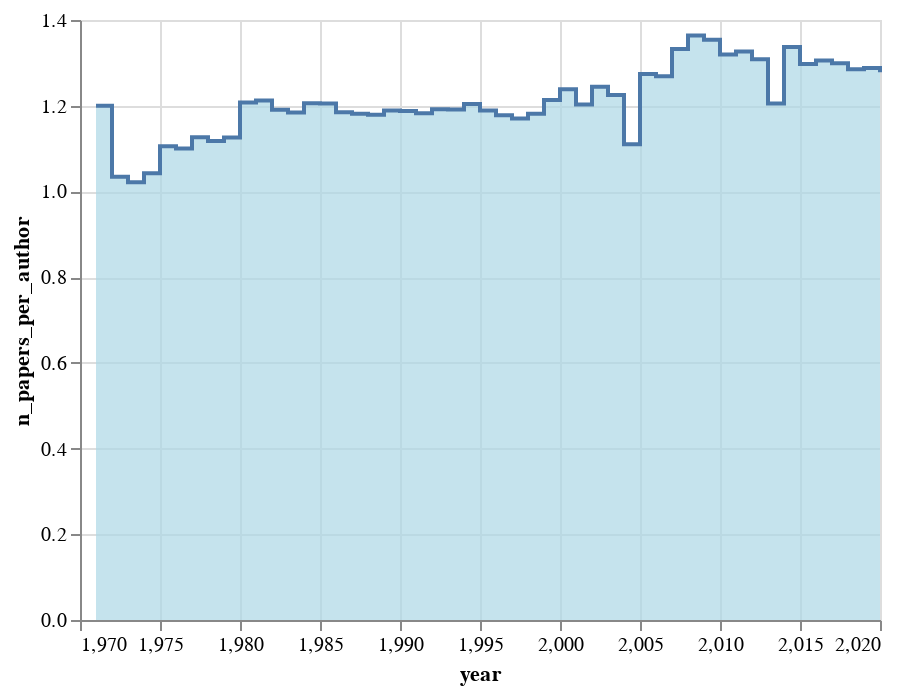

Notebook cell for this chart:
### Code cell
alt.Chart(df_summary).mark_area(
    color="lightblue",
    interpolate='step-after',
    line=True
).encode(
    x='year',
    y='n_papers_per_author'
)

### Figure 1 — Vega-Lite specification as saved in the notebook (floating-point values rounded to 4 significant figures)
{"config": {"view": {"continuousWidth": 400, "continuousHeight": 300}}, "data": {"name": "data-db74778010134993643cce71a89b72e6"}, "mark": {"type": "area", "color": "lightblue", "interpolate": "step-after", "line": true}, "encoding": {"x": {"type": "quantitative", "field": "year"}, "y": {"type": "quantitative", "field": "n_papers_per_author"}}, "$schema": "https://vega.github.io/schema/vega-lite/v4.8.1.json", "datasets": {"data-db74778010134993643cce71a89b72e6": [{"year": 1971, "n_authors": 35, "n_papers": 28, "n_authors_per_paper": 1.5, "n_papers_per_author": 1.2, "n_collabs": 13, "n_isolates": 12, "mean_collabs": 0.7429, "largest_component": 0.1143}, {"year": 1972, "n_authors": 58, "n_papers": 42, "n_authors_per_paper": 1.429, "n_papers_per_author": 1.034, "n_collabs": 18, "n_isolates": 22, "mean_collabs": 0.6207, "largest_component": 0.03448}, {"year": 1973, "n_authors": 47, "n_papers": 36, "n_authors_per_paper": 1.333, "n_papers_per_author": 1.021, "n_collabs": 12, "n_isolates": 23, "mean_collabs": 0.5106, "largest_component": 0.04255}, {"year": 1974, "n_authors": 47, "n_papers": 34, "n_authors_per_paper": 1.441, "n_papers_per_author": 1.043, "n_collabs": 15, "n_isolates": 17, "mean_collabs": 0.6383, "largest_component": 0.04255}, {"year": 1975, "n_authors": 161, "n_papers": 131, "n_authors_per_paper": 1.359, "n_papers_per_author": 1.106, "n_collabs": 44, "n_isolates": 74, "mean_collabs": 0.5466, "largest_component": 0.01863}, {"year": 1976, "n_authors": 120, "n_papers": 96, "n_authors_per_paper": 1.375, "n_papers_per_author": 1.1, "n_collabs": 35, "n_isolates": 54, "mean_collabs": 0.5833, "largest_component": 0.03333}, {"year": 1977, "n_authors": 103, "n_papers": 81, "n_authors_per_paper": 1.432, "n_papers_per_author": 1.126, "n_collabs": 34, "n_isolates": 38, "mean_collabs": 0.6602, "largest_component": 0.02913}, {"year": 1978, "n_authors": 34, "n_papers": 28, "n_authors_per_paper": 1.357, "n_papers_per_author": 1.118, "n_collabs": 10, "n_isolates": 14, "mean_collabs": 0.5882, "largest_component": 0.05882}, {"year": 1979, "n_authors": 8860, "n_papers": 7996, "n_authors_per_paper": 1.248, "n_papers_per_author": 1.126, "n_collabs": 1914, "n_isolates": 5197, "mean_collabs": 0.4321, "largest_component": 0.0006772}, {"year": 1980, "n_authors": 15717, "n_papers": 15008, "n_authors_per_paper": 1.265, "n_papers_per_author": 1.208, "n_collabs": 3797, "n_isolates": 8707, "mean_collabs": 0.4832, "largest_component": 0.000509}, {"year": 1981, "n_authors": 15820, "n_papers": 15090, "n_authors_per_paper": 1.271, "n_papers_per_author": 1.212, "n_collabs": 3909, "n_isolates": 8603, "mean_collabs": 0.4942, "largest_component": 0.0006321}, {"year": 1982, "n_authors": 13248, "n_papers": 12408, "n_authors_per_paper": 1.271, "n_papers_per_author": 1.191, "n_collabs": 3231, "n_isolates": 7205, "mean_collabs": 0.4878, "largest_component": 0.0006793}, {"year": 1983, "n_authors": 14570, "n_papers": 13565, "n_authors_per_paper": 1.272, "n_papers_per_author": 1.184, "n_collabs": 3527, "n_isolates": 7947, "mean_collabs": 0.4841, "largest_component": 0.0004804}, {"year": 1984, "n_authors": 14422, "n_papers": 13707, "n_authors_per_paper": 1.268, "n_papers_per_author": 1.206, "n_collabs": 3488, "n_isolates": 7955, "mean_collabs": 0.4837, "largest_component": 0.0007627}, {"year": 1985, "n_authors": 14106, "n_papers": 13415, "n_authors_per_paper": 1.268, "n_papers_per_author": 1.205, "n_collabs": 3418, "n_isolates": 7728, "mean_collabs": 0.4846, "largest_component": 0.0005671}, {"year": 1986, "n_authors": 14348, "n_papers": 13360, "n_authors_per_paper": 1.272, "n_papers_per_author": 1.185, "n_collabs": 3513, "n_isolates": 7740, "mean_collabs": 0.4897, "largest_component": 0.000697}, {"year": 1987, "n_authors": 14471, "n_papers": 13475, "n_authors_per_paper": 1.269, "n_papers_per_author": 1.181, "n_collabs": 3466, "n_isolates": 7976, "mean_collabs": 0.479, "largest_component": 0.0008983}, {"year": 1988, "n_authors": 13647, "n_papers": 12683, "n_authors_per_paper": 1.268, "n_papers_per_author": 1.179, "n_collabs": 3265, "n_isolates": 7483, "mean_collabs": 0.4785, "largest_component": 0.0005129}, {"year": 1989, "n_authors": 15746, "n_papers": 14852, "n_authors_per_paper": 1.26, "n_papers_per_author": 1.189, "n_collabs": 3721, "n_isolates": 8757, "mean_collabs": 0.4726, "largest_component": 0.0004446}, {"year": 1990, "n_authors": 15161, "n_papers": 14224, "n_authors_per_paper": 1.266, "n_papers_per_author": 1.187, "n_collabs": 3636, "n_isolates": 8336, "mean_collabs": 0.4797, "largest_component": 0.0005277}, {"year": 1991, "n_authors": 15641, "n_papers": 14467, "n_authors_per_paper": 1.278, "n_papers_per_author": 1.182, "n_collabs": 3851, "n_isolates": 8415, "mean_collabs": 0.4924, "largest_component": 0.0005115}, {"year": 1992, "n_authors": 15973, "n_papers": 14889, "n_authors_per_paper": 1.278, "n_papers_per_author": 1.192, "n_collabs": 3978, "n_isolates": 8567, "mean_collabs": 0.4981, "largest_component": 0.0005008}, {"year": 1993, "n_authors": 15768, "n_papers": 14683, "n_authors_per_paper": 1.279, "n_papers_per_author": 1.191, "n_collabs": 3910, "n_isolates": 8438, "mean_collabs": 0.4959, "largest_component": 0.0005074}, {"year": 1994, "n_authors": 17965, "n_papers": 16970, "n_authors_per_paper": 1.275, "n_papers_per_author": 1.204, "n_collabs": 4480, "n_isolates": 9653, "mean_collabs": 0.4987, "largest_component": 0.000835}, {"year": 1995, "n_authors": 17882, "n_papers": 16748, "n_authors_per_paper": 1.269, "n_papers_per_author": 1.189, "n_collabs": 4327, "n_isolates": 9758, "mean_collabs": 0.484, "largest_component": 0.0005033}, {"year": 1996, "n_authors": 17514, "n_papers": 16117, "n_authors_per_paper": 1.28, "n_papers_per_author": 1.178, "n_collabs": 4354, "n_isolates": 9343, "mean_collabs": 0.4972, "largest_component": 0.0003997}, {"year": 1997, "n_authors": 17462, "n_papers": 15988, "n_authors_per_paper": 1.278, "n_papers_per_author": 1.17, "n_collabs": 4282, "n_isolates": 9388, "mean_collabs": 0.4904, "largest_component": 0.0004009}, {"year": 1998, "n_authors": 21557, "n_papers": 14482, "n_authors_per_paper": 1.758, "n_papers_per_author": 1.181, "n_collabs": 17871, "n_isolates": 6230, "mean_collabs": 1.658, "largest_component": 0.004685}, {"year": 1999, "n_authors": 26441, "n_papers": 17212, "n_authors_per_paper": 1.864, "n_papers_per_author": 1.213, "n_collabs": 25535, "n_isolates": 6745, "mean_collabs": 1.931, "largest_component": 0.004992}, {"year": 2000, "n_authors": 26663, "n_papers": 17873, "n_authors_per_paper": 1.847, "n_papers_per_author": 1.238, "n_collabs": 25841, "n_isolates": 6901, "mean_collabs": 1.938, "largest_component": 0.006038}, {"year": 2001, "n_authors": 24505, "n_papers": 15853, "n_authors_per_paper": 1.86, "n_papers_per_author": 1.203, "n_collabs": 23559, "n_isolates": 6347, "mean_collabs": 1.923, "largest_component": 0.005672}, {"year": 2002, "n_authors": 28411, "n_papers": 18486, "n_authors_per_paper": 1.913, "n_papers_per_author": 1.244, "n_collabs": 29155, "n_isolates": 6718, "mean_collabs": 2.052, "largest_component": 0.02946}, {"year": 2003, "n_authors": 27480, "n_papers": 17449, "n_authors_per_paper": 1.929, "n_papers_per_author": 1.225, "n_collabs": 28829, "n_isolates": 6391, "mean_collabs": 2.098, "largest_component": 0.004803}, {"year": 2004, "n_authors": 11193, "n_papers": 6432, "n_authors_per_paper": 1.932, "n_papers_per_author": 1.11, "n_collabs": 11136, "n_isolates": 2806, "mean_collabs": 1.99, "largest_component": 0.005092}, {"year": 2005, "n_authors": 33034, "n_papers": 18775, "n_authors_per_paper": 2.242, "n_papers_per_author": 1.274, "n_collabs": 44784, "n_isolates": 5384, "mean_collabs": 2.711, "largest_component": 0.09136}, {"year": 2006, "n_authors": 34145, "n_papers": 18837, "n_authors_per_paper": 2.3, "n_papers_per_author": 1.269, "n_collabs": 48534, "n_isolates": 5061, "mean_collabs": 2.843, "largest_component": 0.07846}, {"year": 2007, "n_authors": 47580, "n_papers": 28125, "n_authors_per_paper": 2.254, "n_papers_per_author": 1.332, "n_collabs": 69576, "n_isolates": 7609, "mean_collabs": 2.925, "largest_component": 0.1646}, {"year": 2008, "n_authors": 59667, "n_papers": 35104, "n_authors_per_paper": 2.318, "n_papers_per_author": 1.364, "n_collabs": 92181, "n_isolates": 8751, "mean_collabs": 3.09, "largest_component": 0.2003}, {"year": 2009, "n_authors": 70702, "n_papers": 41251, "n_authors_per_paper": 2.32, "n_papers_per_author": 1.354, "n_collabs": 113433, "n_isolates": 10591, "mean_collabs": 3.209, "largest_component": 0.2118}, {"year": 2010, "n_authors": 65676, "n_papers": 37039, "n_authors_per_paper": 2.34, "n_papers_per_author": 1.32, "n_collabs": 100742, "n_isolates": 9570, "mean_collabs": 3.068, "largest_component": 0.1823}, {"year": 2011, "n_authors": 67938, "n_papers": 36226, "n_authors_per_paper": 2.488, "n_papers_per_author": 1.327, "n_collabs": 116363, "n_isolates": 8740, "mean_collabs": 3.426, "largest_component": 0.2069}, {"year": 2012, "n_authors": 66880, "n_papers": 35059, "n_authors_per_paper": 2.496, "n_papers_per_author": 1.308, "n_collabs": 113423, "n_isolates": 8323, "mean_collabs": 3.392, "largest_component": 0.2006}, {"year": 2013, "n_authors": 41771, "n_papers": 19696, "n_authors_per_paper": 2.556, "n_papers_per_author": 1.205, "n_collabs": 67267, "n_isolates": 5049, "mean_collabs": 3.221, "largest_component": 0.08073}, {"year": 2014, "n_authors": 68363, "n_papers": 37226, "n_authors_per_paper": 2.456, "n_papers_per_author": 1.337, "n_collabs": 114852, "n_isolates": 8417, "mean_collabs": 3.36, "largest_component": 0.2105}, {"year": 2015, "n_authors": 67181, "n_papers": 36610, "n_authors_per_paper": 2.38, "n_papers_per_author": 1.297, "n_collabs": 99874, "n_isolates": 8830, "mean_collabs": 2.973, "largest_component": 0.1344}, {"year": 2016, "n_authors": 72588, "n_papers": 38588, "n_authors_per_paper": 2.455, "n_papers_per_author": 1.305, "n_collabs": 115138, "n_isolates": 8665, "mean_collabs": 3.172, "largest_component": 0.1615}, {"year": 2017, "n_authors": 73079, "n_papers": 38305, "n_authors_per_paper": 2.479, "n_papers_per_author": 1.299, "n_collabs": 115579, "n_isolates": 8428, "mean_collabs": 3.163, "largest_component": 0.1701}, {"year": 2018, "n_authors": 71355, "n_papers": 35528, "n_authors_per_paper": 2.581, "n_papers_per_author": 1.285, "n_collabs": 122699, "n_isolates": 7367, "mean_collabs": 3.439, "largest_component": 0.1816}, {"year": 2019, "n_authors": 75879, "n_papers": 36992, "n_authors_per_paper": 2.642, "n_papers_per_author": 1.288, "n_collabs": 132042, "n_isolates": 7256, "mean_collabs": 3.48, "largest_component": 0.1909}, {"year": 2020, "n_authors": 77282, "n_papers": 37152, "n_authors_per_paper": 2.659, "n_papers_per_author": 1.278, "n_collabs": 133958, "n_isolates": 7373, "mean_collabs": 3.467, "largest_component": 0.1917}]}}
